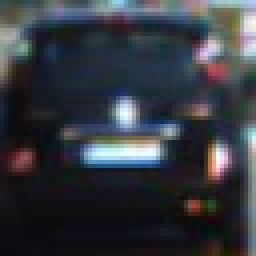
#> input picture vehicles_smallset/cars1/122.jpeg, 64 x 64 px (shown 4 times larger); its folder holds only this picture in this run
$ jupyter execute --allow-errors 'Chapter 37 -Multiple Detections & False Positives.ipynb'   (older library calls are emulated)
#> lines starting #> are read from the running program, lines starting #| are printed output that depends on the picture
Now you're able to run a sliding window search on an image and you've trained a classifier... time to combine both steps and search for cars!

You already have all the tools you need to do this from the previous exercises. **Just train your classifier, then run your sliding window search, extract features, and predict whether each window contains a car or not.** You'll probably find some false positives, but soon we'll deal with removing them.

Two new functions are defined: `single_img_features()` and `search_windows()`. You can use these to search over all the windows defined by your `slide_windows()`, extract features at each window position, and predict with your classifier on each set of features.

We have limited the sample size to 500 each of car and not-car training images for the classifier to avoid quiz evaluator timeout, but if you search a very large number of windows or create huge feature vectors, you still may run into timeout issues. If you want to explore more, download the data and try the code on your local machine.

In this exercise, experiment with different color and gradient feature sets, different search window sizes and overlap to get an idea of how your classifier performs with different training features. Getting false positives in the skies and treetops? Try restricting your search area on the image with `y_start_stop` in the `slide_window()` function. What combination of features works best?

[cell 1]
import matplotlib.image as mpimg
import matplotlib.pyplot as plt
import numpy as np
import cv2
import glob
import time
from sklearn.svm import LinearSVC
from sklearn.preprocessing import StandardScaler
from skimage.feature import hog

# NOTE: the next import is only valid
# for scikit-learn version <= 0.17
# if you are using scikit-learn >= 0.18 then use this:
# from sklearn.model_selection import train_test_split
from sklearn.model_selection import train_test_split

### Helpers

[cell 2]
# Define a function to return HOG features and visualization
def get_hog_features(img, orient, pix_per_cell, cell_per_block,
                        vis=False, feature_vec=True):
    # Call with two outputs if vis==True
    if vis == True:
        features, hog_image = hog(img, orientations=orient,
                                  pixels_per_cell=(pix_per_cell, pix_per_cell),
                                  cells_per_block=(cell_per_block, cell_per_block),
                                  transform_sqrt=True,
                                  visualise=vis, feature_vector=feature_vec)
        return features, hog_image
    # Otherwise call with one output
    else:
        features = hog(img, orientations=orient,
                       pixels_per_cell=(pix_per_cell, pix_per_cell),
                       cells_per_block=(cell_per_block, cell_per_block),
                       transform_sqrt=True,
                       visualise=vis, feature_vector=feature_vec)
        return features

# Define a function to compute binned color features
def bin_spatial(img, size=(32, 32)):
    # Use cv2.resize().ravel() to create the feature vector
    features = cv2.resize(img, size).ravel()
    # Return the feature vector
    return features

# Define a function to compute color histogram features
# NEED TO CHANGE bins_range if reading .png files with mpimg!
def color_hist(img, nbins=32, bins_range=(0, 256)):
    # Compute the histogram of the color channels separately
    channel1_hist = np.histogram(img[:,:,0], bins=nbins, range=bins_range)
    channel2_hist = np.histogram(img[:,:,1], bins=nbins, range=bins_range)
    channel3_hist = np.histogram(img[:,:,2], bins=nbins, range=bins_range)
    # Concatenate the histograms into a single feature vector
    hist_features = np.concatenate((channel1_hist[0], channel2_hist[0], channel3_hist[0]))
    # Return the individual histograms, bin_centers and feature vector
    return hist_features

# Define a function to extract features from a list of images
# Have this function call bin_spatial() and color_hist()
def extract_features(imgs, color_space='RGB', spatial_size=(32, 32),
                        hist_bins=32, orient=9,
                        pix_per_cell=8, cell_per_block=2, hog_channel=0,
                        spatial_feat=True, hist_feat=True, hog_feat=True):
    # Create a list to append feature vectors to
#> called with color_space = 'RGB', spatial_size = (16, 16), hist_bins = 16, orient = 9, pix_per_cell = 8, cell_per_block = 2, hog_channel = 1, spatial_feat = True
    features = []
    # Iterate through the list of images
    for file in imgs:
        file_features = []
        # Read in each one by one
        image = mpimg.imread(file)
#> image is the input picture: shape (64, 64, 3); mean R, G, B 53.3, 56.9, 63.8
        # apply color conversion if other than 'RGB'
        if color_space != 'RGB':
            if color_space == 'HSV':
                feature_image = cv2.cvtColor(image, cv2.COLOR_RGB2HSV)
            elif color_space == 'LUV':
                feature_image = cv2.cvtColor(image, cv2.COLOR_RGB2LUV)
            elif color_space == 'HLS':
                feature_image = cv2.cvtColor(image, cv2.COLOR_RGB2HLS)
            elif color_space == 'YUV':
                feature_image = cv2.cvtColor(image, cv2.COLOR_RGB2YUV)
            elif color_space == 'YCrCb':
                feature_image = cv2.cvtColor(image, cv2.COLOR_RGB2YCrCb)
        else: feature_image = np.copy(image)

        if spatial_feat == True:
            spatial_features = bin_spatial(feature_image, size=spatial_size)
#> in bin_spatial, `features = cv2.resize(img, size).ravel()`: features = 768 values, max 254 at index 452, min 7 at index 711, mean 57.93
#> spatial_features has the same summary as features in bin_spatial
            file_features.append(spatial_features)
        if hist_feat == True:
            # Apply color_hist()
            hist_features = color_hist(feature_image, nbins=hist_bins)
#> in color_hist, `hist_features = np.concatenate((channel1_hist[0], channel2_hist[0], ch..`: hist_features = 48 values, max 1449 at index 1, min 13 at index 15, mean 256
            file_features.append(hist_features)
        if hog_feat == True:
        # Call get_hog_features() with vis=False, feature_vec=True
            if hog_channel == 'ALL':
                hog_features = []
                for channel in range(feature_image.shape[2]):
                    hog_features.append(get_hog_features(feature_image[:,:,channel],
                                        orient, pix_per_cell, cell_per_block,
                                        vis=False, feature_vec=True))
                hog_features = np.ravel(hog_features)
            else:
                hog_features = get_hog_features(feature_image[:,:,hog_channel], orient,
                            pix_per_cell, cell_per_block, vis=False, feature_vec=True)
#> in get_hog_features, `features = hog(img, orientations=orient, pixels_per_cell=(pix_per_cell..`: features = 1764 values, max 0.605 at index 1372, min 0 at index 51, mean 0.129
#> in get_hog_features, `features = hog(img, orientations=orient, pixels_per_cell=(pix_per_cell..`:
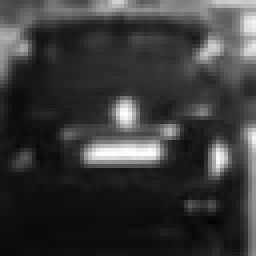
#> img: shape (64, 64) (shown 4 times larger); min 2, max 255, mean 56.9
#> hog_features has the same summary as features in get_hog_features
            # Append the new feature vector to the features list
            file_features.append(hog_features)
        features.append(np.concatenate(file_features))
#> pass 2 of the loop in extract_features, `for file in imgs:`:
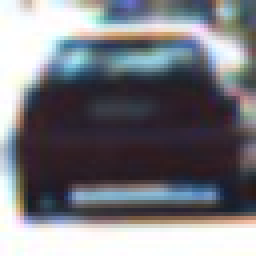
#> input picture vehicles_smallset/cars2/404.jpeg, 64 x 64 px (shown 4 times larger)
#> in extract_features, image is the input picture: shape (64, 64, 3); mean R, G, B 121.7, 122.2, 128.1
#> spatial_features = 768 values, max 255 at index 2, min 27 at index 457, mean 124.1
#> in extract_features, `hist_features = color_hist(feature_image, nbins=hist_bins)`: hist_features = 48 values, max 1110 at index 2, min 0 at index 0, mean 256
#> in get_hog_features (call 2), `features = hog(img, orientations=orient, pixels_per_cell=(pix_per_cell..`: features = 1764 values, max 0.651 at index 1138, min 0 at index 17, mean 0.0986
#> in get_hog_features (call 2), `features = hog(img, orientations=orient, pixels_per_cell=(pix_per_cell..`:
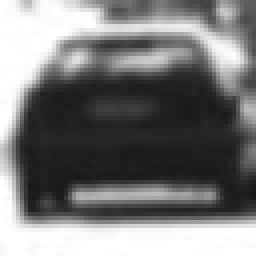
#> img: shape (64, 64) (shown 4 times larger); min 24, max 255, mean 122.2
#> hog_features has the same summary as features in get_hog_features
#> pass 3 of the loop in extract_features, `for file in imgs:`:
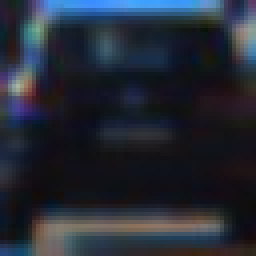
#> input picture vehicles_smallset/cars2/413.jpeg, 64 x 64 px (shown 4 times larger)
#> in extract_features, image is the input picture: shape (64, 64, 3); mean R, G, B 36.7, 42.1, 53.5
#> spatial_features = 768 values, max 226 at index 20, min 11 at index 718, mean 44.57
#> in extract_features, `hist_features = color_hist(feature_image, nbins=hist_bins)`: hist_features = 48 values, max 1966 at index 17, min 0 at index 11, mean 256
#> in get_hog_features (call 3), `features = hog(img, orientations=orient, pixels_per_cell=(pix_per_cell..`: features = 1764 values, max 0.699 at index 1390, min 0 at index 15, mean 0.115
#> in get_hog_features (call 3), `features = hog(img, orientations=orient, pixels_per_cell=(pix_per_cell..`:
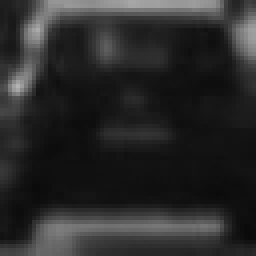
#> img: shape (64, 64) (shown 4 times larger); min 9, max 179, mean 42.1
#> hog_features has the same summary as features in get_hog_features
    # Return list of feature vectors
    return features

# Define a function that takes an image,
# start and stop positions in both x and y,
# window size (x and y dimensions),
# and overlap fraction (for both x and y)
# [51 lines left out: functions slide_window, draw_boxes, not called in this run]

### Search Classify Helpers

[cell 3]
# Define a function to extract features from a single image window
# This function is very similar to extract_features()
# just for a single image rather than list of images
# [77 lines left out: functions single_img_features, search_windows, not called in this run]

### Todo: Parameters to Tweak

[cell 4]
### TODO: Tweak these parameters and see how the results change.
color_space = 'RGB' # Can be RGB, HSV, LUV, HLS, YUV, YCrCb
orient = 9  # HOG orientations
pix_per_cell = 8 # HOG pixels per cell
cell_per_block = 2 # HOG cells per block
hog_channel = 1 # Can be 0, 1, 2, or "ALL"
spatial_size = (16, 16) # Spatial binning dimensions
hist_bins = 16    # Number of histogram bins
spatial_feat = True # Spatial features on or off
hist_feat = True # Histogram features on or off
hog_feat = True # HOG features on or off
y_start_stop = [400, 700] # Min and max in y to search in slide_window()

### Combine and Normalize Features

[cell 5]
# Read in cars and notcars
cars = glob.glob('vehicles_smallset/**/*.jpeg')
notcars = glob.glob('non-vehicles_smallset/**/*.jpeg')

sample_size = 500
cars = cars[0:sample_size]
notcars = notcars[0:sample_size]

car_features = extract_features(cars, color_space=color_space,
                        spatial_size=spatial_size, hist_bins=hist_bins,
                        orient=orient, pix_per_cell=pix_per_cell,
                        cell_per_block=cell_per_block,
                        hog_channel=hog_channel, spatial_feat=spatial_feat,
                        hist_feat=hist_feat, hog_feat=hog_feat)
#> car_features = 3 items

notcar_features = extract_features(notcars, color_space=color_space,
                        spatial_size=spatial_size, hist_bins=hist_bins,
                        orient=orient, pix_per_cell=pix_per_cell,
                        cell_per_block=cell_per_block,
                        hog_channel=hog_channel, spatial_feat=spatial_feat,
                        hist_feat=hist_feat, hog_feat=hog_feat)

# Fit a per-column scaler
#> (the rest of this cell did not finish here and is left out)
